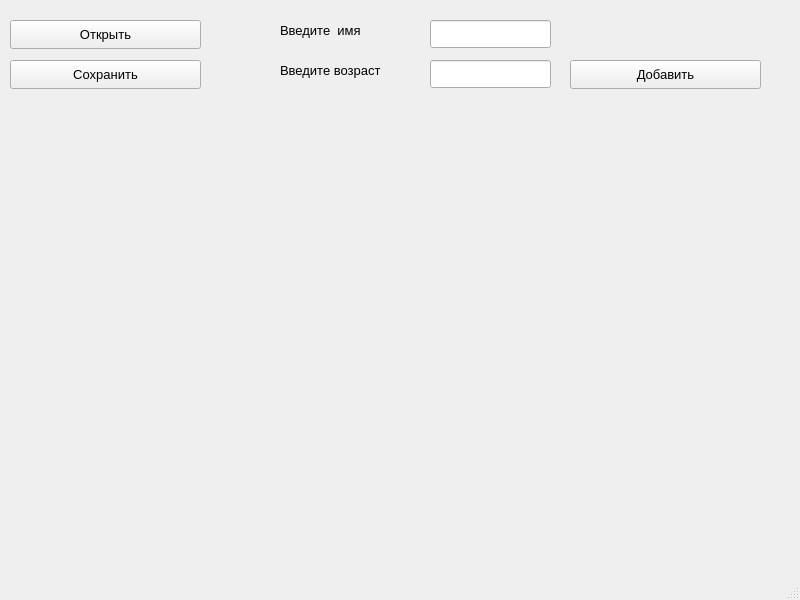
<?xml version="1.0" encoding="UTF-8"?>
<ui version="4.0">
 <class>MainWindow</class>
 <widget class="QMainWindow" name="MainWindow">
  <property name="geometry">
   <rect>
    <x>0</x>
    <y>0</y>
    <width>800</width>
    <height>600</height>
   </rect>
  </property>
  <property name="windowTitle">
   <string>Визуализация возрастов объектов</string>
  </property>
  <widget class="QWidget" name="centralwidget">
   <widget class="QPushButton" name="openPushButton">
    <property name="geometry">
     <rect>
      <x>10</x>
      <y>20</y>
      <width>191</width>
      <height>29</height>
     </rect>
    </property>
    <property name="font">
     <font>
      <pointsize>10</pointsize>
     </font>
    </property>
    <property name="text">
     <string>Открыть</string>
    </property>
   </widget>
   <widget class="QPushButton" name="savePushButton">
    <property name="geometry">
     <rect>
      <x>10</x>
      <y>60</y>
      <width>191</width>
      <height>29</height>
     </rect>
    </property>
    <property name="font">
     <font>
      <pointsize>10</pointsize>
     </font>
    </property>
    <property name="text">
     <string>Сохранить</string>
    </property>
   </widget>
   <widget class="QPushButton" name="addPushButton">
    <property name="geometry">
     <rect>
      <x>570</x>
      <y>60</y>
      <width>191</width>
      <height>29</height>
     </rect>
    </property>
    <property name="font">
     <font>
      <pointsize>10</pointsize>
     </font>
    </property>
    <property name="text">
     <string>Добавить</string>
    </property>
   </widget>
   <widget class="QLineEdit" name="nameLineEdit">
    <property name="geometry">
     <rect>
      <x>430</x>
      <y>20</y>
      <width>121</width>
      <height>28</height>
     </rect>
    </property>
    <property name="font">
     <font>
      <pointsize>10</pointsize>
     </font>
    </property>
   </widget>
   <widget class="QLineEdit" name="ageLineEdit">
    <property name="geometry">
     <rect>
      <x>430</x>
      <y>60</y>
      <width>121</width>
      <height>28</height>
     </rect>
    </property>
    <property name="font">
     <font>
      <pointsize>10</pointsize>
     </font>
    </property>
   </widget>
   <widget class="QLabel" name="label">
    <property name="geometry">
     <rect>
      <x>280</x>
      <y>20</y>
      <width>141</width>
      <height>20</height>
     </rect>
    </property>
    <property name="font">
     <font>
      <pointsize>10</pointsize>
     </font>
    </property>
    <property name="text">
     <string>Введите  имя</string>
    </property>
   </widget>
   <widget class="QLabel" name="label_2">
    <property name="geometry">
     <rect>
      <x>280</x>
      <y>60</y>
      <width>141</width>
      <height>20</height>
     </rect>
    </property>
    <property name="font">
     <font>
      <pointsize>10</pointsize>
     </font>
    </property>
    <property name="text">
     <string>Введите возраст</string>
    </property>
   </widget>
  </widget>
  <widget class="QMenuBar" name="menubar">
   <property name="geometry">
    <rect>
     <x>0</x>
     <y>0</y>
     <width>800</width>
     <height>25</height>
    </rect>
   </property>
  </widget>
  <widget class="QStatusBar" name="statusbar"/>
 </widget>
 <resources/>
 <connections/>
</ui>
